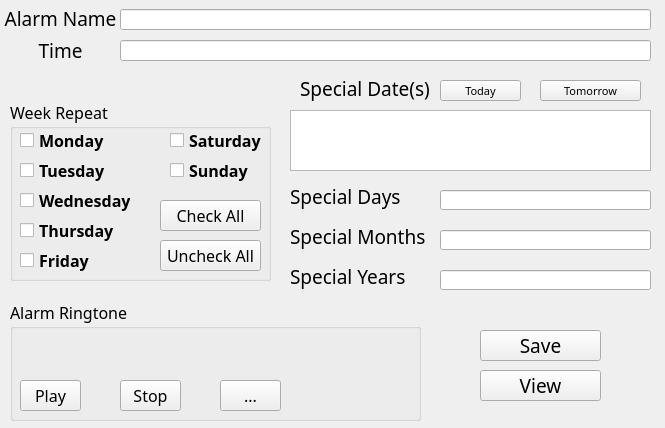
<?xml version="1.0" encoding="UTF-8"?>
<ui version="4.0">
 <class>MainWindow</class>
 <widget class="QMainWindow" name="MainWindow">
  <property name="windowModality">
   <enum>Qt::ApplicationModal</enum>
  </property>
  <property name="geometry">
   <rect>
    <x>0</x>
    <y>0</y>
    <width>665</width>
    <height>428</height>
   </rect>
  </property>
  <property name="minimumSize">
   <size>
    <width>665</width>
    <height>428</height>
   </size>
  </property>
  <property name="maximumSize">
   <size>
    <width>665</width>
    <height>428</height>
   </size>
  </property>
  <property name="windowTitle">
   <string>Alarm Widget [REMASTERED] - Debtanu Gupta</string>
  </property>
  <property name="windowIcon">
   <iconset>
    <normaloff>.needed/icons/alarm.png</normaloff>.needed/icons/alarm.png</iconset>
  </property>
  <widget class="QWidget" name="centralwidget">
   <widget class="QLabel" name="lblAlarmName">
    <property name="geometry">
     <rect>
      <x>0</x>
      <y>-2</y>
      <width>121</width>
      <height>41</height>
     </rect>
    </property>
    <property name="font">
     <font>
      <family>Mongolian Baiti</family>
      <pointsize>14</pointsize>
     </font>
    </property>
    <property name="text">
     <string>Alarm Name</string>
    </property>
    <property name="alignment">
     <set>Qt::AlignCenter</set>
    </property>
   </widget>
   <widget class="QLabel" name="lblTime">
    <property name="geometry">
     <rect>
      <x>0</x>
      <y>30</y>
      <width>121</width>
      <height>41</height>
     </rect>
    </property>
    <property name="font">
     <font>
      <family>Mongolian Baiti</family>
      <pointsize>14</pointsize>
     </font>
    </property>
    <property name="text">
     <string>Time</string>
    </property>
    <property name="alignment">
     <set>Qt::AlignCenter</set>
    </property>
   </widget>
   <widget class="QGroupBox" name="grpWeekRepeat">
    <property name="geometry">
     <rect>
      <x>10</x>
      <y>100</y>
      <width>261</width>
      <height>181</height>
     </rect>
    </property>
    <property name="font">
     <font>
      <family>Mongolian Baiti</family>
      <pointsize>12</pointsize>
      <weight>50</weight>
      <bold>false</bold>
     </font>
    </property>
    <property name="title">
     <string>Week Repeat</string>
    </property>
    <property name="flat">
     <bool>true</bool>
    </property>
    <property name="checkable">
     <bool>false</bool>
    </property>
    <widget class="QCheckBox" name="chkSunday">
     <property name="geometry">
      <rect>
       <x>160</x>
       <y>60</y>
       <width>101</width>
       <height>21</height>
      </rect>
     </property>
     <property name="font">
      <font>
       <family>Mongolian Baiti</family>
       <pointsize>12</pointsize>
       <weight>75</weight>
       <bold>true</bold>
      </font>
     </property>
     <property name="text">
      <string>Sunday</string>
     </property>
    </widget>
    <widget class="QCheckBox" name="chkMonday">
     <property name="geometry">
      <rect>
       <x>10</x>
       <y>30</y>
       <width>101</width>
       <height>21</height>
      </rect>
     </property>
     <property name="font">
      <font>
       <family>Mongolian Baiti</family>
       <pointsize>12</pointsize>
       <weight>75</weight>
       <bold>true</bold>
      </font>
     </property>
     <property name="text">
      <string>Monday</string>
     </property>
    </widget>
    <widget class="QCheckBox" name="chkTuesday">
     <property name="geometry">
      <rect>
       <x>10</x>
       <y>60</y>
       <width>101</width>
       <height>21</height>
      </rect>
     </property>
     <property name="font">
      <font>
       <family>Mongolian Baiti</family>
       <pointsize>12</pointsize>
       <weight>75</weight>
       <bold>true</bold>
      </font>
     </property>
     <property name="text">
      <string>Tuesday</string>
     </property>
    </widget>
    <widget class="QCheckBox" name="chkWednesday">
     <property name="geometry">
      <rect>
       <x>10</x>
       <y>90</y>
       <width>111</width>
       <height>21</height>
      </rect>
     </property>
     <property name="font">
      <font>
       <family>Mongolian Baiti</family>
       <pointsize>12</pointsize>
       <weight>75</weight>
       <bold>true</bold>
      </font>
     </property>
     <property name="text">
      <string>Wednesday</string>
     </property>
    </widget>
    <widget class="QCheckBox" name="chkSaturday">
     <property name="geometry">
      <rect>
       <x>160</x>
       <y>30</y>
       <width>101</width>
       <height>21</height>
      </rect>
     </property>
     <property name="font">
      <font>
       <family>Mongolian Baiti</family>
       <pointsize>12</pointsize>
       <weight>75</weight>
       <bold>true</bold>
      </font>
     </property>
     <property name="text">
      <string>Saturday</string>
     </property>
    </widget>
    <widget class="QCheckBox" name="chkFriday">
     <property name="geometry">
      <rect>
       <x>10</x>
       <y>150</y>
       <width>101</width>
       <height>21</height>
      </rect>
     </property>
     <property name="font">
      <font>
       <family>Mongolian Baiti</family>
       <pointsize>12</pointsize>
       <weight>75</weight>
       <bold>true</bold>
      </font>
     </property>
     <property name="text">
      <string>Friday</string>
     </property>
    </widget>
    <widget class="QCheckBox" name="chkThursday">
     <property name="geometry">
      <rect>
       <x>10</x>
       <y>120</y>
       <width>101</width>
       <height>21</height>
      </rect>
     </property>
     <property name="font">
      <font>
       <family>Mongolian Baiti</family>
       <pointsize>12</pointsize>
       <weight>75</weight>
       <bold>true</bold>
      </font>
     </property>
     <property name="text">
      <string>Thursday</string>
     </property>
    </widget>
    <widget class="QPushButton" name="btnCheckAll">
     <property name="geometry">
      <rect>
       <x>150</x>
       <y>100</y>
       <width>101</width>
       <height>31</height>
      </rect>
     </property>
     <property name="font">
      <font>
       <family>Mongolian Baiti</family>
       <pointsize>12</pointsize>
       <weight>50</weight>
       <bold>false</bold>
      </font>
     </property>
     <property name="text">
      <string>Check All</string>
     </property>
    </widget>
    <widget class="QPushButton" name="btnUncheckAll">
     <property name="geometry">
      <rect>
       <x>150</x>
       <y>140</y>
       <width>101</width>
       <height>31</height>
      </rect>
     </property>
     <property name="font">
      <font>
       <family>Mongolian Baiti</family>
       <pointsize>12</pointsize>
       <weight>50</weight>
       <bold>false</bold>
      </font>
     </property>
     <property name="text">
      <string>Uncheck All</string>
     </property>
    </widget>
   </widget>
   <widget class="QLabel" name="lblSpecialDates">
    <property name="geometry">
     <rect>
      <x>300</x>
      <y>68</y>
      <width>151</width>
      <height>41</height>
     </rect>
    </property>
    <property name="font">
     <font>
      <family>Mongolian Baiti</family>
      <pointsize>14</pointsize>
     </font>
    </property>
    <property name="text">
     <string>Special Date(s)</string>
    </property>
    <property name="alignment">
     <set>Qt::AlignLeading|Qt::AlignLeft|Qt::AlignVCenter</set>
    </property>
   </widget>
   <widget class="QLabel" name="lblSpecialDay">
    <property name="geometry">
     <rect>
      <x>290</x>
      <y>176</y>
      <width>121</width>
      <height>41</height>
     </rect>
    </property>
    <property name="font">
     <font>
      <family>Mongolian Baiti</family>
      <pointsize>14</pointsize>
     </font>
    </property>
    <property name="text">
     <string>Special Days</string>
    </property>
    <property name="alignment">
     <set>Qt::AlignLeading|Qt::AlignLeft|Qt::AlignVCenter</set>
    </property>
   </widget>
   <widget class="QLabel" name="lblSpecialMonth">
    <property name="geometry">
     <rect>
      <x>290</x>
      <y>216</y>
      <width>141</width>
      <height>41</height>
     </rect>
    </property>
    <property name="font">
     <font>
      <family>Mongolian Baiti</family>
      <pointsize>14</pointsize>
     </font>
    </property>
    <property name="text">
     <string>Special Months</string>
    </property>
    <property name="alignment">
     <set>Qt::AlignLeading|Qt::AlignLeft|Qt::AlignVCenter</set>
    </property>
   </widget>
   <widget class="QLabel" name="lblSpecialYear">
    <property name="geometry">
     <rect>
      <x>290</x>
      <y>256</y>
      <width>121</width>
      <height>41</height>
     </rect>
    </property>
    <property name="font">
     <font>
      <family>Mongolian Baiti</family>
      <pointsize>14</pointsize>
     </font>
    </property>
    <property name="text">
     <string>Special Years</string>
    </property>
    <property name="alignment">
     <set>Qt::AlignLeading|Qt::AlignLeft|Qt::AlignVCenter</set>
    </property>
   </widget>
   <widget class="QLineEdit" name="leAlarmName">
    <property name="geometry">
     <rect>
      <x>120</x>
      <y>9</y>
      <width>531</width>
      <height>21</height>
     </rect>
    </property>
    <property name="font">
     <font>
      <family>Mongolian Baiti</family>
     </font>
    </property>
   </widget>
   <widget class="QLineEdit" name="leTime">
    <property name="geometry">
     <rect>
      <x>120</x>
      <y>40</y>
      <width>531</width>
      <height>21</height>
     </rect>
    </property>
    <property name="font">
     <font>
      <family>Mongolian Baiti</family>
     </font>
    </property>
    <property name="toolTip">
     <string>HH:MM AM/PM in 12 Hours Format</string>
    </property>
   </widget>
   <widget class="QTextEdit" name="teSpecialDates">
    <property name="geometry">
     <rect>
      <x>290</x>
      <y>110</y>
      <width>361</width>
      <height>61</height>
     </rect>
    </property>
    <property name="font">
     <font>
      <family>Mongolian Baiti</family>
     </font>
    </property>
    <property name="toolTip">
     <string>DD/MM/YYYY, DD/MM/YYYY-DD/MM/YYYY, ...</string>
    </property>
   </widget>
   <widget class="QPushButton" name="btnToday">
    <property name="geometry">
     <rect>
      <x>440</x>
      <y>80</y>
      <width>81</width>
      <height>21</height>
     </rect>
    </property>
    <property name="font">
     <font>
      <family>Mongolian Baiti</family>
      <pointsize>8</pointsize>
     </font>
    </property>
    <property name="text">
     <string>Today</string>
    </property>
    <property name="icon">
     <iconset>
      <normaloff>.needed/icons/today.png</normaloff>.needed/icons/today.png</iconset>
    </property>
   </widget>
   <widget class="QPushButton" name="btnTomorrow">
    <property name="geometry">
     <rect>
      <x>540</x>
      <y>80</y>
      <width>101</width>
      <height>21</height>
     </rect>
    </property>
    <property name="font">
     <font>
      <family>Mongolian Baiti</family>
      <pointsize>8</pointsize>
     </font>
    </property>
    <property name="text">
     <string>Tomorrow</string>
    </property>
    <property name="icon">
     <iconset>
      <normaloff>.needed/icons/tomorrow.png</normaloff>.needed/icons/tomorrow.png</iconset>
    </property>
   </widget>
   <widget class="QLineEdit" name="leSpecialDays">
    <property name="geometry">
     <rect>
      <x>440</x>
      <y>190</y>
      <width>211</width>
      <height>20</height>
     </rect>
    </property>
    <property name="font">
     <font>
      <family>Mongolian Baiti</family>
     </font>
    </property>
    <property name="toolTip">
     <string>DD, DD-DD, ...</string>
    </property>
   </widget>
   <widget class="QLineEdit" name="leSpecialMonths">
    <property name="geometry">
     <rect>
      <x>440</x>
      <y>230</y>
      <width>211</width>
      <height>20</height>
     </rect>
    </property>
    <property name="font">
     <font>
      <family>Mongolian Baiti</family>
     </font>
    </property>
    <property name="toolTip">
     <string>MM, MM-MM, ...</string>
    </property>
   </widget>
   <widget class="QLineEdit" name="leSpecialYears">
    <property name="geometry">
     <rect>
      <x>440</x>
      <y>270</y>
      <width>211</width>
      <height>20</height>
     </rect>
    </property>
    <property name="font">
     <font>
      <family>Mongolian Baiti</family>
     </font>
    </property>
    <property name="toolTip">
     <string>YYYY, YYYY-YYYY, ...</string>
    </property>
   </widget>
   <widget class="QGroupBox" name="grpAlarmRingtone">
    <property name="geometry">
     <rect>
      <x>10</x>
      <y>300</y>
      <width>411</width>
      <height>121</height>
     </rect>
    </property>
    <property name="font">
     <font>
      <family>Mongolian Baiti</family>
      <pointsize>12</pointsize>
      <weight>50</weight>
      <bold>false</bold>
     </font>
    </property>
    <property name="title">
     <string>Alarm Ringtone</string>
    </property>
    <property name="flat">
     <bool>true</bool>
    </property>
    <property name="checkable">
     <bool>false</bool>
    </property>
    <widget class="QPushButton" name="btnPlay">
     <property name="geometry">
      <rect>
       <x>10</x>
       <y>80</y>
       <width>61</width>
       <height>31</height>
      </rect>
     </property>
     <property name="font">
      <font>
       <family>Mongolian Baiti</family>
       <pointsize>12</pointsize>
       <weight>50</weight>
       <bold>false</bold>
      </font>
     </property>
     <property name="text">
      <string>Play</string>
     </property>
     <property name="icon">
      <iconset>
       <normaloff>.needed/icons/play.png</normaloff>.needed/icons/play.png</iconset>
     </property>
    </widget>
    <widget class="QPushButton" name="btnStop">
     <property name="geometry">
      <rect>
       <x>110</x>
       <y>80</y>
       <width>61</width>
       <height>31</height>
      </rect>
     </property>
     <property name="font">
      <font>
       <family>Mongolian Baiti</family>
       <pointsize>12</pointsize>
       <weight>50</weight>
       <bold>false</bold>
      </font>
     </property>
     <property name="text">
      <string>Stop</string>
     </property>
     <property name="icon">
      <iconset>
       <normaloff>.needed/icons/stop.png</normaloff>.needed/icons/stop.png</iconset>
     </property>
    </widget>
    <widget class="QPushButton" name="btnBrowse">
     <property name="geometry">
      <rect>
       <x>210</x>
       <y>80</y>
       <width>61</width>
       <height>31</height>
      </rect>
     </property>
     <property name="font">
      <font>
       <family>Mongolian Baiti</family>
       <pointsize>12</pointsize>
       <weight>50</weight>
       <bold>false</bold>
      </font>
     </property>
     <property name="toolTip">
      <string>Browse Ringtone...</string>
     </property>
     <property name="text">
      <string>...</string>
     </property>
    </widget>
    <widget class="QLabel" name="lblRingtoneName">
     <property name="geometry">
      <rect>
       <x>10</x>
       <y>30</y>
       <width>391</width>
       <height>31</height>
      </rect>
     </property>
     <property name="styleSheet">
      <string notr="true">color: rgb(255, 255, 255);</string>
     </property>
     <property name="text">
      <string/>
     </property>
    </widget>
   </widget>
   <widget class="QPushButton" name="btnSave">
    <property name="geometry">
     <rect>
      <x>480</x>
      <y>330</y>
      <width>121</width>
      <height>31</height>
     </rect>
    </property>
    <property name="font">
     <font>
      <family>Mongolian Baiti</family>
      <pointsize>14</pointsize>
     </font>
    </property>
    <property name="text">
     <string>Save</string>
    </property>
    <property name="icon">
     <iconset>
      <normaloff>.needed/icons/save.png</normaloff>.needed/icons/save.png</iconset>
    </property>
   </widget>
   <widget class="QPushButton" name="btnView">
    <property name="geometry">
     <rect>
      <x>480</x>
      <y>370</y>
      <width>121</width>
      <height>31</height>
     </rect>
    </property>
    <property name="font">
     <font>
      <family>Mongolian Baiti</family>
      <pointsize>14</pointsize>
     </font>
    </property>
    <property name="text">
     <string>View</string>
    </property>
    <property name="icon">
     <iconset>
      <normaloff>.needed/icons/view.png</normaloff>.needed/icons/view.png</iconset>
    </property>
   </widget>
  </widget>
 </widget>
 <resources/>
 <connections/>
</ui>
